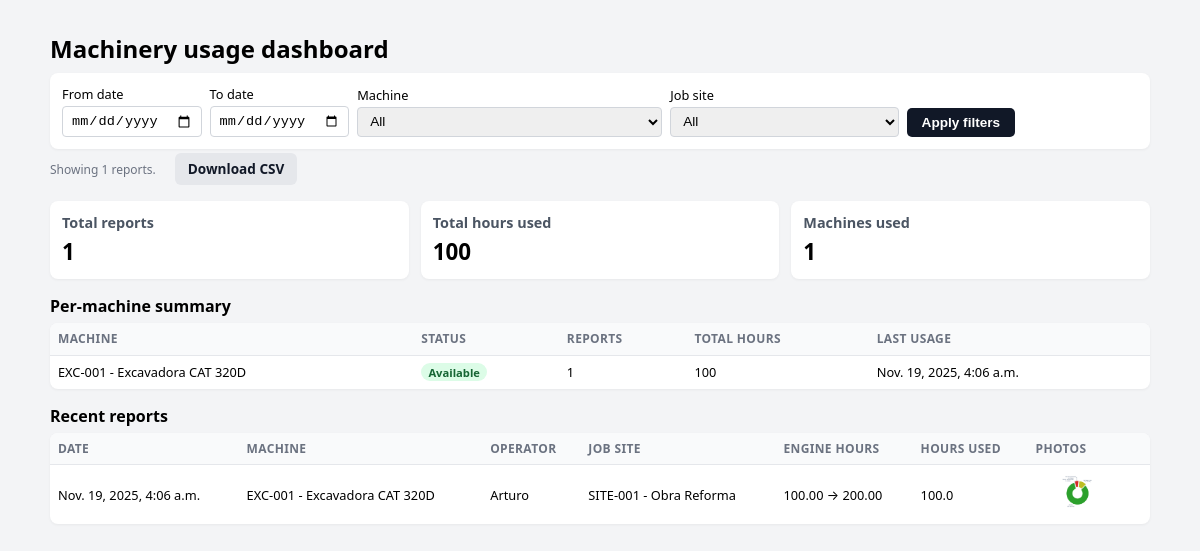
The page /dashboard/ (signed in) on the database its author committed.
### fleet/models.py (models this page shows, shortened)
class Machine(models.Model):
    STATUS_AVAILABLE = "AVAILABLE"
    STATUS_IN_USE = "IN_USE"
    STATUS_MAINTENANCE = "MAINTENANCE"
    STATUS_OUT_OF_SERVICE = "OUT_OF_SERVICE"
    STATUS_TRANSIT = "TRANSIT"
    STATUS_CHOICES = [
        (STATUS_AVAILABLE, "Available"),
        (STATUS_IN_USE, "In use"),
        (STATUS_MAINTENANCE, "Under maintenance"),
        (STATUS_OUT_OF_SERVICE, "Out of service"),
        (STATUS_TRANSIT, "In transit"),
    ]
    code = models.CharField(
        max_length=50,
        unique=True,
        help_text="Internal ID, e.g. EXC-001",
    )
    name = models.CharField(
        max_length=100,
        help_text="Human-readable name, e.g. Excavadora CAT 320D",
    )
    type = models.CharField(
        max_length=50,
        blank=True,
        help_text="Excavator, Loader, etc.",
    )
    brand = models.CharField(max_length=50, blank=True)
    model = models.CharField(max_length=50, blank=True)
    serial_number = models.CharField(max_length=100, blank=True)
    year = models.PositiveIntegerField(null=True, blank=True)
    qr_slug = models.UUIDField(
        default=uuid.uuid4,
        unique=True,
        editable=False,
        help_text="Unique ID used for QR links",
    )
    status = models.CharField(
        max_length=20,
        choices=STATUS_CHOICES,
        default=STATUS_AVAILABLE,
    )
    is_active = models.BooleanField(default=True)
    created_at = models.DateTimeField(auto_now_add=True)
    updated_at = models.DateTimeField(auto_now=True)
    class Meta:
        ordering = ["code"]

class UsageReport(models.Model):
    machine = models.ForeignKey(
        Machine,
        on_delete=models.CASCADE,
        related_name="usage_reports",
    )
    operator_name = models.CharField(
        max_length=100,
        help_text="Name of the operator for this session",
    )
    date = models.DateTimeField(
        help_text="When the operator used the machine",
    )
    engine_hours_start = models.DecimalField(
        max_digits=8,
        decimal_places=2,
        help_text="Hour meter before use",
    )
    engine_hours_end = models.DecimalField(
        max_digits=8,
        decimal_places=2,
        help_text="Hour meter after use",
    )
    fuel_level_start = models.PositiveSmallIntegerField(
        null=True,
        blank=True,
        help_text="Fuel level (%) at start",
    )
    fuel_level_end = models.PositiveSmallIntegerField(
        null=True,
        blank=True,
        help_text="Fuel level (%) at end",
    )
    job_site = models.ForeignKey(
        JobSite,
        on_delete=models.SET_NULL,
        null=True,
        blank=True,
        related_name="usage_reports",
        help_text="Project / job site where the machine was used",
    )
    latitude = models.DecimalField(
        max_digits=9,
        decimal_places=6,
        null=True,
        blank=True,
        help_text="Latitude of the machine when report was created",
    )
    longitude = models.DecimalField(
        max_digits=9,
        decimal_places=6,
        null=True,
        blank=True,
        help_text="Longitude of the machine when report was created",
    )
    notes = models.TextField(blank=True)
    created_at = models.DateTimeField(auto_now_add=True)
    class Meta:
        ordering = ["-created_at"]
    @property
    def hours_used(self):
        try:
            return float(self.engine_hours_end) - float(self.engine_hours_start)
        except (TypeError, ValueError):
            return None

class JobSite(models.Model):
    name = models.CharField(max_length=100, help_text="Project / Job site name")
    code = models.CharField(
        max_length=50,
        unique=True,
        help_text="Internal code, e.g. SITE-001 or PROJ-MEX-23",
    )
    location = models.CharField(
        max_length=200,
        blank=True,
        help_text="Optional address or location description",
    )
    is_active = models.BooleanField(default=True)
    created_at = models.DateTimeField(auto_now_add=True)
    updated_at = models.DateTimeField(auto_now=True)
    class Meta:
        ordering = ["name"]

class UsagePhoto(models.Model):
    FRONT = "FRONT"
    BACK = "BACK"
    LEFT = "LEFT"
    RIGHT = "RIGHT"
    WHEELS = "WHEELS"
    COCKPIT = "COCKPIT"
    OTHER = "OTHER"
    PHOTO_TYPE_CHOICES = [
        (FRONT, "Front"),
        (BACK, "Back"),
        (LEFT, "Left side"),
        (RIGHT, "Right side"),
        (WHEELS, "Wheels / Tracks"),
        (COCKPIT, "Cockpit / Controls"),
        (OTHER, "Other"),
    ]
    usage_report = models.ForeignKey(
        UsageReport,
        on_delete=models.CASCADE,
        related_name="photos",
    )
    photo_type = models.CharField(
        max_length=20,
        choices=PHOTO_TYPE_CHOICES,
        default=OTHER,
    )
    image = models.ImageField(upload_to="usage_photos/")
    created_at = models.DateTimeField(auto_now_add=True)

### fleet/views.py (the view)
@staff_member_required
def manager_dashboard(request):
    date_from_str = request.GET.get("date_from")
    date_to_str = request.GET.get("date_to")
    machine_id = request.GET.get("machine")
    job_site_id = request.GET.get("job_site")
    reports = (
        UsageReport.objects
        .select_related("machine", "job_site")
        .prefetch_related("photos")
        .all()
    )
    if date_from_str:
        reports = reports.filter(date__date__gte=date_from_str)
    if date_to_str:
        reports = reports.filter(date__date__lte=date_to_str)
    if machine_id:
        reports = reports.filter(machine_id=machine_id)
    if job_site_id:
        reports = reports.filter(job_site_id=job_site_id)
    hours_used_expr = ExpressionWrapper(
        F("engine_hours_end") - F("engine_hours_start"),
        output_field=DecimalField(max_digits=8, decimal_places=2),
    )
    reports = reports.annotate(hours_used_db=hours_used_expr)
    total_reports = reports.count()
    agg = reports.aggregate(total_hours=Sum("hours_used_db"))
    total_hours = agg["total_hours"] or Decimal("0")
    machines_used = (
        reports.values("machine_id").distinct().count() if total_reports > 0 else 0
    )
    per_machine = (
        reports.values(
            "machine_id",
            "machine__code",
            "machine__name",
            "machine__status",
        )
        .annotate(
            total_hours=Sum("hours_used_db"),
            report_count=Count("id"),
            last_usage=Max("date"),
        )
        .order_by("machine__code")
    )
    recent_reports = reports.order_by("-date")[:25]
    machines = Machine.objects.filter(is_active=True).order_by("code")
    job_sites = JobSite.objects.filter(is_active=True).order_by("name")
    context = {
        "total_reports": total_reports,
        "total_hours": total_hours,
        "machines_used": machines_used,
        "per_machine": per_machine,
        "recent_reports": recent_reports,
        "machines": machines,
        "job_sites": job_sites,
        "date_from": date_from_str or "",
        "date_to": date_to_str or "",
        "selected_machine_id": int(machine_id) if machine_id else None,
        "selected_job_site_id": int(job_site_id) if job_site_id else None,
    }
    return render(request, "fleet/manager_dashboard.html", context)

### fleet/templates/fleet/manager_dashboard.html (shortened to what this page needs)
<!DOCTYPE html>
<html lang="en">
<head>
</head>
<body>
<div class="container">
    <h1>Machinery usage dashboard</h1>
    <div class="filters">
        <form method="get">
            <div class="field">
                <label for="id_date_from">From date</label>
                <input type="date" name="date_from" id="id_date_from" value="{{ date_from }}">
            </div>
            <div class="field">
                <label for="id_date_to">To date</label>
                <input type="date" name="date_to" id="id_date_to" value="{{ date_to }}">
            </div>
            <div class="field">
                <label for="id_machine">Machine</label>
                <select name="machine" id="id_machine">
                    <option value="">All</option>
                </select>
            </div>
            <div class="field">
                <label for="id_job_site">Job site</label>
                <select name="job_site" id="id_job_site">
                    <option value="">All</option>
                </select>
            </div>
            <div class="field">
                <label>&nbsp;</label>
                <button type="submit">Apply filters</button>
            </div>
        </form>
        <div class="note">
            Showing {{ total_reports }} reports.
            <a class="csv-link"
               href="{% url 'fleet:manager_dashboard_export_csv' %}?{{ request.GET.urlencode }}">
                Download CSV
            </a>
        </div>
    </div>
    <div class="cards">
        <div class="card">
            <h2>Total reports</h2>
            <div class="value">{{ total_reports }}</div>
        </div>
        <div class="card">
            <h2>Total hours used</h2>
            <div class="value">{{ total_hours|default:"0" }}</div>
        </div>
        <div class="card">
            <h2>Machines used</h2>
            <div class="value">{{ machines_used }}</div>
        </div>
    </div>
    <div class="section">
        <h2>Per-machine summary</h2>
        <table>
            <thead>
            <tr>
                <th>Machine</th>
                <th>Status</th>
                <th>Reports</th>
                <th>Total hours</th>
                <th>Last usage</th>
            </tr>
            </thead>
            <tbody>
            {% for row in per_machine %}
                <tr>
                    <td>{{ row.machine__code }} - {{ row.machine__name }}</td>
                    <td>
                        <span class="status-pill status-{{ row.machine__status }}">
                            {{ row.machine__status|title }}
                        </span>
                    </td>
                    <td>{{ row.report_count }}</td>
                    <td>{{ row.total_hours|default:"0" }}</td>
                    <td>{{ row.last_usage }}</td>
                </tr>
            {% empty %}
                <tr>
                    <td colspan="5">No reports found for the selected filters.</td>
                </tr>
            {% endfor %}
            </tbody>
        </table>
    </div>
    <div class="section">
        <h2>Recent reports</h2>
        <table>
            <thead>
            <tr>
                <th>Date</th>
                <th>Machine</th>
                <th>Operator</th>
                <th>Job site</th>
                <th>Engine hours</th>
                <th>Hours used</th>
                <th>Photos</th>
            </tr>
            </thead>
            <tbody>
                {% for r in recent_reports %}
                    <tr>
                        <td>{{ r.date }}</td>
                        <td>{{ r.machine.code }} - {{ r.machine.name }}</td>
                        <td>{{ r.operator_name }}</td>
                        <td>
                            {% if r.job_site %}
                                {{ r.job_site.code }} - {{ r.job_site.name }}
                            {% else %}
                                -
                            {% endif %}
                        </td>
                        <td>{{ r.engine_hours_start }} → {{ r.engine_hours_end }}</td>
                        <td>{{ r.hours_used }}</td>
                        <td>
                            {% for photo in r.photos.all|slice:":3" %}
                                <a href="{{ photo.image.url }}" target="_blank">
                                    <img src="{{ photo.image.url }}"
                                         alt="{{ photo.get_photo_type_display }}"
                                         style="height:40px;border-radius:4px;margin-right:4px;">
                                </a>
                            {% empty %}
                                -
                            {% endfor %}
                        </td>
                    </tr>
                {% empty %}
                <tr>
                    <td colspan="7">No recent reports.</td>
                </tr>
            {% endfor %}
            </tbody>
        </table>
    </div>
</div>
</body>
</html>

### fleet/templates/fleet/manager_dashboard.html (style rules this page uses)
body { font-family: system-ui, -apple-system, BlinkMacSystemFont, "Segoe UI", sans-serif; margin: 0; padding: 1rem; background: #f3f4f6; }
.container { max-width: 1100px; margin: 0 auto; }
h1 { font-size: 1.5rem; margin-bottom: 0.5rem; }
.filters, .cards, .section { margin-bottom: 1rem; }
.filters form { display: flex; flex-wrap: wrap; gap: 0.5rem; background: #ffffff; padding: 0.75rem; border-radius: 8px; box-shadow: 0 1px 3px rgba(0,0,0,0.05); align-items: flex-end; }
.filters label { font-size: 0.8rem; display: block; margin-bottom: 0.2rem; }
.filters input, .filters select { font-size: 0.85rem; padding: 0.35rem 0.5rem; border-radius: 4px; border: 1px solid #d1d5db; }
.filters .field { display: flex; flex-direction: column; }
.filters button { padding: 0.45rem 0.9rem; border-radius: 5px; border: none; background: #111827; color: white; font-size: 0.85rem; font-weight: 600; }
.csv-link { font-size: 0.85rem; font-weight: 600; margin-left: 1rem; text-decoration: none; color: #111827; background: #e5e7eb; padding: 0.4rem 0.8rem; border-radius: 6px; display: inline-block; }
.cards { display: grid; grid-template-columns: repeat(auto-fit, minmax(180px, 1fr)); gap: 0.75rem; }
.card { background: #ffffff; padding: 0.75rem; border-radius: 8px; box-shadow: 0 1px 3px rgba(0,0,0,0.05); }
.card h2 { font-size: 0.9rem; margin: 0 0 0.25rem 0; color: #4b5563; }
.card .value { font-size: 1.4rem; font-weight: 700; }
.section h2 { font-size: 1rem; margin-bottom: 0.4rem; }
table { width: 100%; border-collapse: collapse; font-size: 0.8rem; background: #ffffff; border-radius: 8px; overflow: hidden; box-shadow: 0 1px 3px rgba(0,0,0,0.05); }
th, td { padding: 0.45rem 0.5rem; border-bottom: 1px solid #e5e7eb; text-align: left; }
th { background: #f9fafb; font-weight: 600; font-size: 0.75rem; text-transform: uppercase; letter-spacing: 0.03em; color: #6b7280; }
tr:last-child td { border-bottom: none; }
.status-pill { display: inline-flex; align-items: center; padding: 0.1rem 0.45rem; border-radius: 999px; font-size: 0.7rem; font-weight: 600; }
.status-AVAILABLE { background: #dcfce7; color: #166534; }
.note { font-size: 0.75rem; color: #6b7280; margin-top: 0.25rem; }

### rows shown on the page
Machine: machine__code "EXC-001", machine__name "Excavadora CAT 320D", machine__status "Available", report_count "1", total_hours "100", last_usage "Nov. 19, 2025, 4:06 a.m."
UsageReport: date "Nov. 19, 2025, 4:06 a.m.", machine.code "EXC-001", machine.name "Excavadora CAT 320D", operator_name "Arturo", job_site.code "SITE-001", job_site.name "Obra Reforma", engine_hours_start "100.00", engine_hours_end "200.00", hours_used "100.0"
UsagePhoto: image (picture)

### other values the page prints
{{ total_reports }} "1"
{{ total_hours|default:"0" }} "100"
{{ machines_used }} "1"
